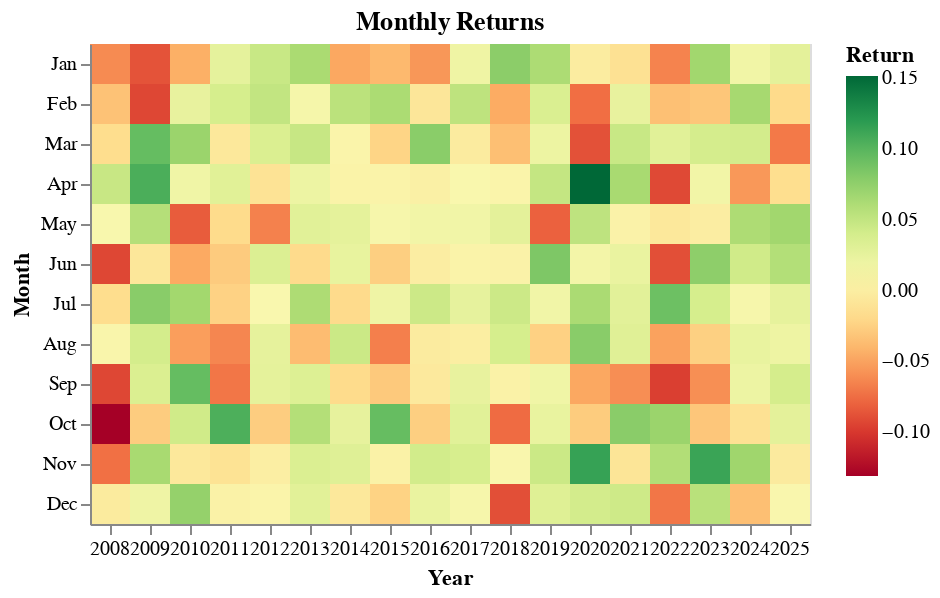

Notebook cell for this chart:
### Code cell
monthly_returns_heatmap(bt.balance)

### Figure 1 — Vega-Lite specification as saved in the notebook (floating-point values rounded to 4 significant figures; data arrays with more than 128 entries replaced by an {"elided": "..."} marker saying what was removed)
{"config": {"view": {"continuousWidth": 300, "continuousHeight": 300}}, "data": {"name": "data-42bfb8bf98b4c7f2d661caccea128d50"}, "mark": {"type": "rect"}, "encoding": {"color": {"aggregate": "mean", "field": "total capital", "scale": {"scheme": "redyellowgreen"}, "title": "Return", "type": "quantitative"}, "tooltip": {"aggregate": "mean", "field": "total capital", "format": ".2f", "type": "quantitative"}, "x": {"field": "date", "timeUnit": "year", "title": "Year", "type": "ordinal"}, "y": {"field": "date", "timeUnit": "month", "title": "Month", "type": "ordinal"}}, "title": "Monthly Returns", "$schema": "https://vega.github.io/schema/vega-lite/v6.1.0.json", "datasets": {"data-42bfb8bf98b4c7f2d661caccea128d50": {"elided": "216 records"}}}
